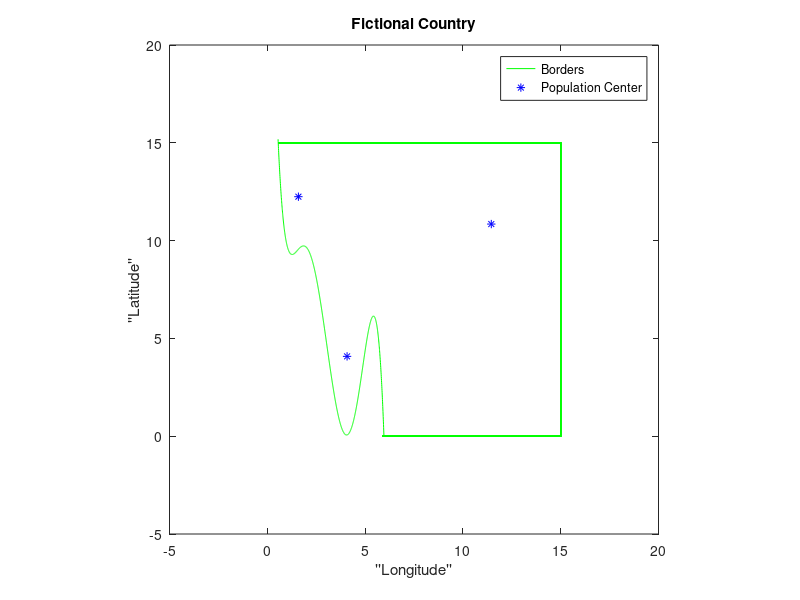

This chart was generated by the following MATLAB code:
clc
clear all
close all

%% Defining the Coast

% Coefficients of polynomial that define the coastline have been
% predetermined (totally arbitrary, but still predetermined)
coastCoeff = load("coastPolyCoeffs.mat")
alphaStar = coastCoeff.alphaStar;

%Some linearly spaced x values
x = linspace(0.55,5.9625,1000);

%The 5th-order polynomial that will define our coast:
fx = alphaStar(1,:) + alphaStar(2,:).*x + alphaStar(3,:).*x.^2 + alphaStar(4,:).*x.^3 ...
    + alphaStar(5,:).*x.^4 + alphaStar(6,:).*x.^5;

plot(x,fx,'g');
hold on

%% Defining the borders of the country (just straight lines)

%Define upper border as straight line:
x1 = linspace(0.55,15,100);
y1 = 15.*ones(length(x1));

%Define lower border as straight line:
x2 = linspace(5.9,15,100);
y2 = 0.*ones(length(x2));

%Define right side boarder as straight line:
xv = 15.*ones(length(x));
yv = linspace(0,15,length(xv));

plot(x1,y1,'g','HandleVisibility','off')
plot(x2,y2,'g','HandleVisibility','off')
plot(xv,yv,'g','HandleVisibility','off')


%% Plot some randomly determined population centers:
popCenters = [4.0783    4.0816;
              1.5899   12.2449;
             11.4516   10.8455;];
plot(popCenters(:,1),popCenters(:,2),'b*')

%% Add some titles and labels
legend("Borders","Population Center")
title("Fictional Country")
xlabel("''Longitude''")
ylabel("''Latitude''")
axis([-5 20 -5 20]) 
axis equal
